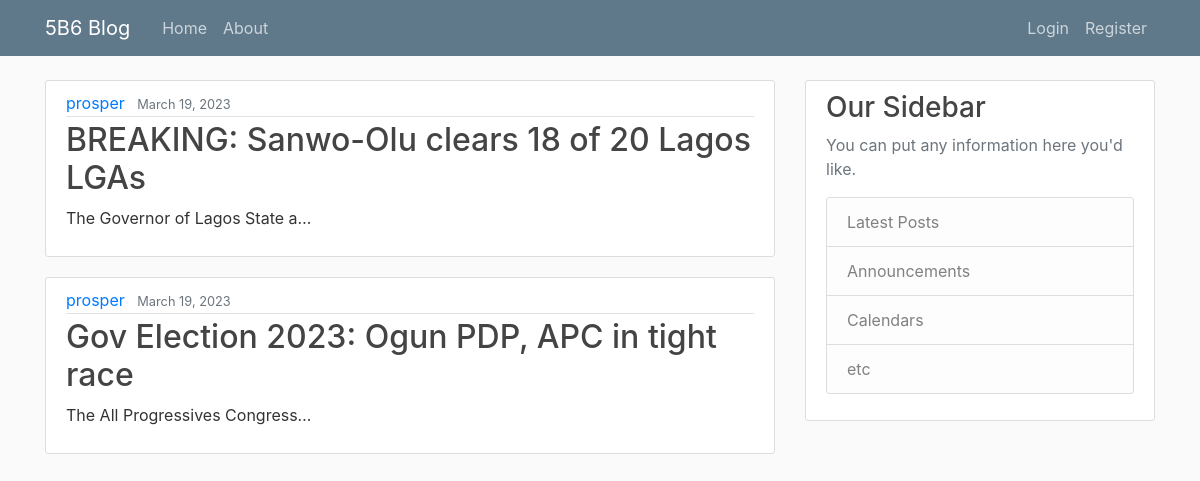
The page / on the database its author committed.
### app/models.py (models this page shows, shortened)
class Post(models.Model):
    title = models.CharField(max_length=100)
    content = models.TextField()
    date_posted = models.DateTimeField(default=timezone.now)
    author = models.ForeignKey(User, on_delete=models.CASCADE)

### app/views.py (the view)
# urls.py: path('', PostListView.as_view(), name='blog-home'),
class PostListView(ListView):
    model = Post
    template_name = 'home.html'  # <app>/<model>_<viewtype>.html
    context_object_name = 'posts'
    ordering = ['-date_posted']

### templates/home.html
{% extends "base.html" %}
{% block content %}
    {% for post in posts %}
        <article class="media content-section">
          <div class="media-body">
            <div class="article-metadata">
              <a class="mr-2" href="#">{{ post.author }}</a>
              <small class="text-muted">{{ post.date_posted|date:"F d, Y" }}</small>
            </div>
            <h2><a class="article-title" href="{% url 'post-detail' post.id %}">{{ post.title }}</a></h2>
            <p class="article-content">{{ post.content|truncatechars:30 }}</p>
          </div>
        </article>
    {% endfor %}
{% endblock content %}

### templates/base.html (shortened to what this page needs)
{% load static %}
<!DOCTYPE html>
<html>
<head>
    <link rel="stylesheet" href="https://maxcdn.bootstrapcdn.com/bootstrap/4.0.0/css/bootstrap.min.css">
    <link rel="stylesheet" type="text/css" href="{% static 'base.css' %}">
</head>
<body>
    <header class="site-header">
      <nav class="navbar navbar-expand-md navbar-dark bg-steel fixed-top">
        <div class="container">
          <a class="navbar-brand mr-4" href="">5B6 Blog</a>
          <div class="collapse navbar-collapse" id="navbarToggle">
            <div class="navbar-nav mr-auto">
              <a class="nav-item nav-link" href="{% url 'blog-home' %}">Home</a>
              <a class="nav-item nav-link" href="{% url 'blog-about' %}">About</a>
            </div>
            <div class="navbar-nav">
              {% if user.is_authenticated %}
                <a class="nav-item nav-link" href="">New Post</a>
                <a class="nav-item nav-link" href="">Profile</a>
                <a class="nav-item nav-link" href="">Logout</a>
              {% else %}
                <a class="nav-item nav-link" href="">Login</a>
                <a class="nav-item nav-link" href="">Register</a>
              {% endif %}
            </div>
          </div>
        </div>
      </nav>
    </header>
    <main role="main" class="container">
      <div class="row">
        <div class="col-md-8">
          {% block content %}{% endblock %}
        </div>
        <div class="col-md-4">
          <div class="content-section">
            <h3>Our Sidebar</h3>
            <p class='text-muted'>You can put any information here you'd like.
              <ul class="list-group">
                <li class="list-group-item list-group-item-light">Latest Posts</li>
                <li class="list-group-item list-group-item-light">Announcements</li>
                <li class="list-group-item list-group-item-light">Calendars</li>
                <li class="list-group-item list-group-item-light">etc</li>
              </ul>
            </p>
          </div>
        </div>
      </div>
    </main>
</body>
</html>

### static/base.css (style rules this page uses)
body { background: #fafafa; color: #333333; margin-top: 5rem; }
h1, h2, h3, h4, h5, h6 { color: #444444; }
ul { margin: 0; }
.bg-steel { background-color: #5f788a; }
.site-header .navbar-nav .nav-link { color: #cbd5db; }
.content-section { background: #ffffff; padding: 10px 20px; border: 1px solid #dddddd; border-radius: 3px; margin-bottom: 20px; }
.article-title { color: #444444; }
.article-content { white-space: pre-line; }
.article-metadata { padding-bottom: 1px; margin-bottom: 4px; border-bottom: 1px solid #e3e3e3 }

### rows shown on the page
Post: author "prosper", date_posted "March 19, 2023", title "BREAKING: Sanwo-Olu clears 18 of 20 Lagos LGAs", content "The Governor of Lagos State a…"
Post: author "prosper", date_posted "March 19, 2023", title "Gov Election 2023: Ogun PDP, APC in tight race", content "The All Progressives Congress…"
